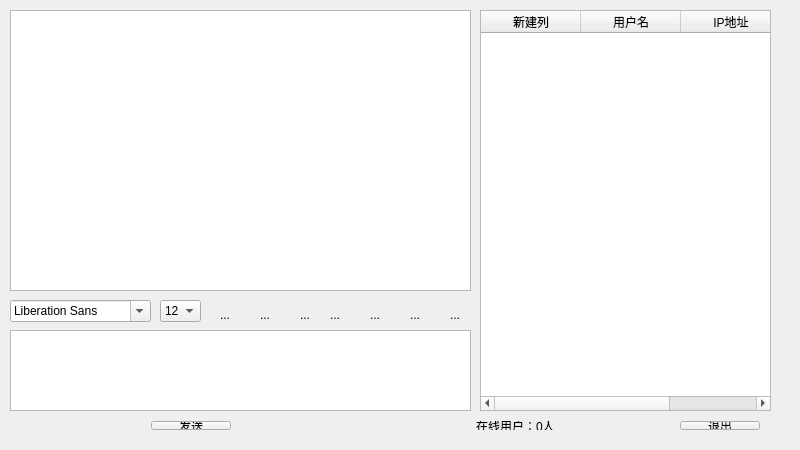
<?xml version="1.0" encoding="UTF-8"?>
<ui version="4.0">
 <class>Widget</class>
 <widget class="QWidget" name="Widget">
  <property name="geometry">
   <rect>
    <x>0</x>
    <y>0</y>
    <width>800</width>
    <height>450</height>
   </rect>
  </property>
  <property name="windowTitle">
   <string>局域网聊天工具</string>
  </property>
  <widget class="QTextBrowser" name="messageBrowser">
   <property name="geometry">
    <rect>
     <x>10</x>
     <y>10</y>
     <width>461</width>
     <height>281</height>
    </rect>
   </property>
  </widget>
  <widget class="QFontComboBox" name="fontComboBox">
   <property name="geometry">
    <rect>
     <x>10</x>
     <y>300</y>
     <width>141</width>
     <height>22</height>
    </rect>
   </property>
  </widget>
  <widget class="QComboBox" name="sizeComboBox">
   <property name="geometry">
    <rect>
     <x>160</x>
     <y>300</y>
     <width>41</width>
     <height>22</height>
    </rect>
   </property>
   <property name="currentIndex">
    <number>3</number>
   </property>
   <item>
    <property name="text">
     <string>9</string>
    </property>
   </item>
   <item>
    <property name="text">
     <string>10</string>
    </property>
   </item>
   <item>
    <property name="text">
     <string>11</string>
    </property>
   </item>
   <item>
    <property name="text">
     <string>12</string>
    </property>
   </item>
   <item>
    <property name="text">
     <string>13</string>
    </property>
   </item>
   <item>
    <property name="text">
     <string>14</string>
    </property>
   </item>
   <item>
    <property name="text">
     <string>15</string>
    </property>
   </item>
   <item>
    <property name="text">
     <string>16</string>
    </property>
   </item>
   <item>
    <property name="text">
     <string>17</string>
    </property>
   </item>
   <item>
    <property name="text">
     <string>18</string>
    </property>
   </item>
   <item>
    <property name="text">
     <string>19</string>
    </property>
   </item>
   <item>
    <property name="text">
     <string>20</string>
    </property>
   </item>
   <item>
    <property name="text">
     <string>21</string>
    </property>
   </item>
  </widget>
  <widget class="QToolButton" name="boldToolBtn">
   <property name="geometry">
    <rect>
     <x>210</x>
     <y>300</y>
     <width>30</width>
     <height>30</height>
    </rect>
   </property>
   <property name="toolTip">
    <string>加粗</string>
   </property>
   <property name="text">
    <string>...</string>
   </property>
   <property name="icon">
    <iconset resource="images.qrc">
     <normaloff>:/images/images/bold.png</normaloff>:/images/images/bold.png</iconset>
   </property>
   <property name="iconSize">
    <size>
     <width>22</width>
     <height>22</height>
    </size>
   </property>
   <property name="checkable">
    <bool>true</bool>
   </property>
   <property name="autoRaise">
    <bool>true</bool>
   </property>
  </widget>
  <widget class="QToolButton" name="saveToolBtn">
   <property name="geometry">
    <rect>
     <x>400</x>
     <y>300</y>
     <width>30</width>
     <height>30</height>
    </rect>
   </property>
   <property name="toolTip">
    <string>保存聊天记录</string>
   </property>
   <property name="text">
    <string>...</string>
   </property>
   <property name="icon">
    <iconset resource="images.qrc">
     <normaloff>:/images/images/save.png</normaloff>:/images/images/save.png</iconset>
   </property>
   <property name="iconSize">
    <size>
     <width>22</width>
     <height>22</height>
    </size>
   </property>
   <property name="autoRaise">
    <bool>true</bool>
   </property>
  </widget>
  <widget class="QToolButton" name="clearToolBtn">
   <property name="geometry">
    <rect>
     <x>440</x>
     <y>300</y>
     <width>30</width>
     <height>30</height>
    </rect>
   </property>
   <property name="toolTip">
    <string>清空聊天记录</string>
   </property>
   <property name="text">
    <string>...</string>
   </property>
   <property name="icon">
    <iconset resource="images.qrc">
     <normaloff>:/images/images/clear.png</normaloff>:/images/images/clear.png</iconset>
   </property>
   <property name="iconSize">
    <size>
     <width>22</width>
     <height>22</height>
    </size>
   </property>
   <property name="autoRaise">
    <bool>true</bool>
   </property>
  </widget>
  <widget class="QToolButton" name="underlineToolBtn">
   <property name="geometry">
    <rect>
     <x>290</x>
     <y>300</y>
     <width>30</width>
     <height>30</height>
    </rect>
   </property>
   <property name="toolTip">
    <string>下划线</string>
   </property>
   <property name="text">
    <string>...</string>
   </property>
   <property name="icon">
    <iconset resource="images.qrc">
     <normaloff>:/images/images/under.png</normaloff>:/images/images/under.png</iconset>
   </property>
   <property name="iconSize">
    <size>
     <width>22</width>
     <height>22</height>
    </size>
   </property>
   <property name="checkable">
    <bool>true</bool>
   </property>
   <property name="autoRaise">
    <bool>true</bool>
   </property>
  </widget>
  <widget class="QToolButton" name="colorToolBtn">
   <property name="geometry">
    <rect>
     <x>320</x>
     <y>300</y>
     <width>30</width>
     <height>30</height>
    </rect>
   </property>
   <property name="toolTip">
    <string>更改字体颜色</string>
   </property>
   <property name="text">
    <string>...</string>
   </property>
   <property name="icon">
    <iconset resource="images.qrc">
     <normaloff>:/images/images/color.png</normaloff>:/images/images/color.png</iconset>
   </property>
   <property name="iconSize">
    <size>
     <width>22</width>
     <height>22</height>
    </size>
   </property>
   <property name="autoRaise">
    <bool>true</bool>
   </property>
  </widget>
  <widget class="QToolButton" name="sendToolBtn">
   <property name="geometry">
    <rect>
     <x>360</x>
     <y>300</y>
     <width>30</width>
     <height>30</height>
    </rect>
   </property>
   <property name="toolTip">
    <string>传输文件</string>
   </property>
   <property name="text">
    <string>...</string>
   </property>
   <property name="icon">
    <iconset resource="images.qrc">
     <normaloff>:/images/images/send.png</normaloff>:/images/images/send.png</iconset>
   </property>
   <property name="iconSize">
    <size>
     <width>22</width>
     <height>22</height>
    </size>
   </property>
   <property name="autoRaise">
    <bool>true</bool>
   </property>
  </widget>
  <widget class="QToolButton" name="italicToolBtn">
   <property name="geometry">
    <rect>
     <x>250</x>
     <y>300</y>
     <width>30</width>
     <height>30</height>
    </rect>
   </property>
   <property name="toolTip">
    <string>倾斜</string>
   </property>
   <property name="text">
    <string>...</string>
   </property>
   <property name="icon">
    <iconset resource="images.qrc">
     <normaloff>:/images/images/italic.png</normaloff>:/images/images/italic.png</iconset>
   </property>
   <property name="iconSize">
    <size>
     <width>22</width>
     <height>22</height>
    </size>
   </property>
   <property name="checkable">
    <bool>true</bool>
   </property>
   <property name="autoRaise">
    <bool>true</bool>
   </property>
  </widget>
  <widget class="QTextEdit" name="messageTextEdit">
   <property name="geometry">
    <rect>
     <x>10</x>
     <y>330</y>
     <width>461</width>
     <height>81</height>
    </rect>
   </property>
  </widget>
  <widget class="QTableWidget" name="userTableWidget">
   <property name="geometry">
    <rect>
     <x>480</x>
     <y>10</y>
     <width>291</width>
     <height>401</height>
    </rect>
   </property>
   <property name="selectionMode">
    <enum>QAbstractItemView::SingleSelection</enum>
   </property>
   <property name="selectionBehavior">
    <enum>QAbstractItemView::SelectRows</enum>
   </property>
   <property name="showGrid">
    <bool>false</bool>
   </property>
   <column>
    <property name="text">
     <string>新建列</string>
    </property>
   </column>
   <column>
    <property name="text">
     <string>用户名</string>
    </property>
   </column>
   <column>
    <property name="text">
     <string>IP地址</string>
    </property>
   </column>
  </widget>
  <widget class="QWidget" name="horizontalLayoutWidget">
   <property name="geometry">
    <rect>
     <x>20</x>
     <y>410</y>
     <width>751</width>
     <height>31</height>
    </rect>
   </property>
   <layout class="QHBoxLayout" name="horizontalLayout">
    <item>
     <spacer name="horizontalSpacer_3">
      <property name="orientation">
       <enum>Qt::Horizontal</enum>
      </property>
      <property name="sizeHint" stdset="0">
       <size>
        <width>40</width>
        <height>20</height>
       </size>
      </property>
     </spacer>
    </item>
    <item>
     <widget class="QPushButton" name="sendButton">
      <property name="text">
       <string>发送</string>
      </property>
     </widget>
    </item>
    <item>
     <spacer name="horizontalSpacer_4">
      <property name="orientation">
       <enum>Qt::Horizontal</enum>
      </property>
      <property name="sizeHint" stdset="0">
       <size>
        <width>40</width>
        <height>20</height>
       </size>
      </property>
     </spacer>
    </item>
    <item>
     <spacer name="horizontalSpacer">
      <property name="orientation">
       <enum>Qt::Horizontal</enum>
      </property>
      <property name="sizeHint" stdset="0">
       <size>
        <width>40</width>
        <height>20</height>
       </size>
      </property>
     </spacer>
    </item>
    <item>
     <widget class="QLabel" name="userNumLabel">
      <property name="text">
       <string>在线用户：0人</string>
      </property>
     </widget>
    </item>
    <item>
     <spacer name="horizontalSpacer_2">
      <property name="orientation">
       <enum>Qt::Horizontal</enum>
      </property>
      <property name="sizeHint" stdset="0">
       <size>
        <width>40</width>
        <height>20</height>
       </size>
      </property>
     </spacer>
    </item>
    <item>
     <widget class="QPushButton" name="extiButton">
      <property name="text">
       <string>退出</string>
      </property>
     </widget>
    </item>
   </layout>
  </widget>
 </widget>
 <layoutdefault spacing="6" margin="11"/>
 <resources>
  <include location="images.qrc"/>
 </resources>
 <connections/>
</ui>
